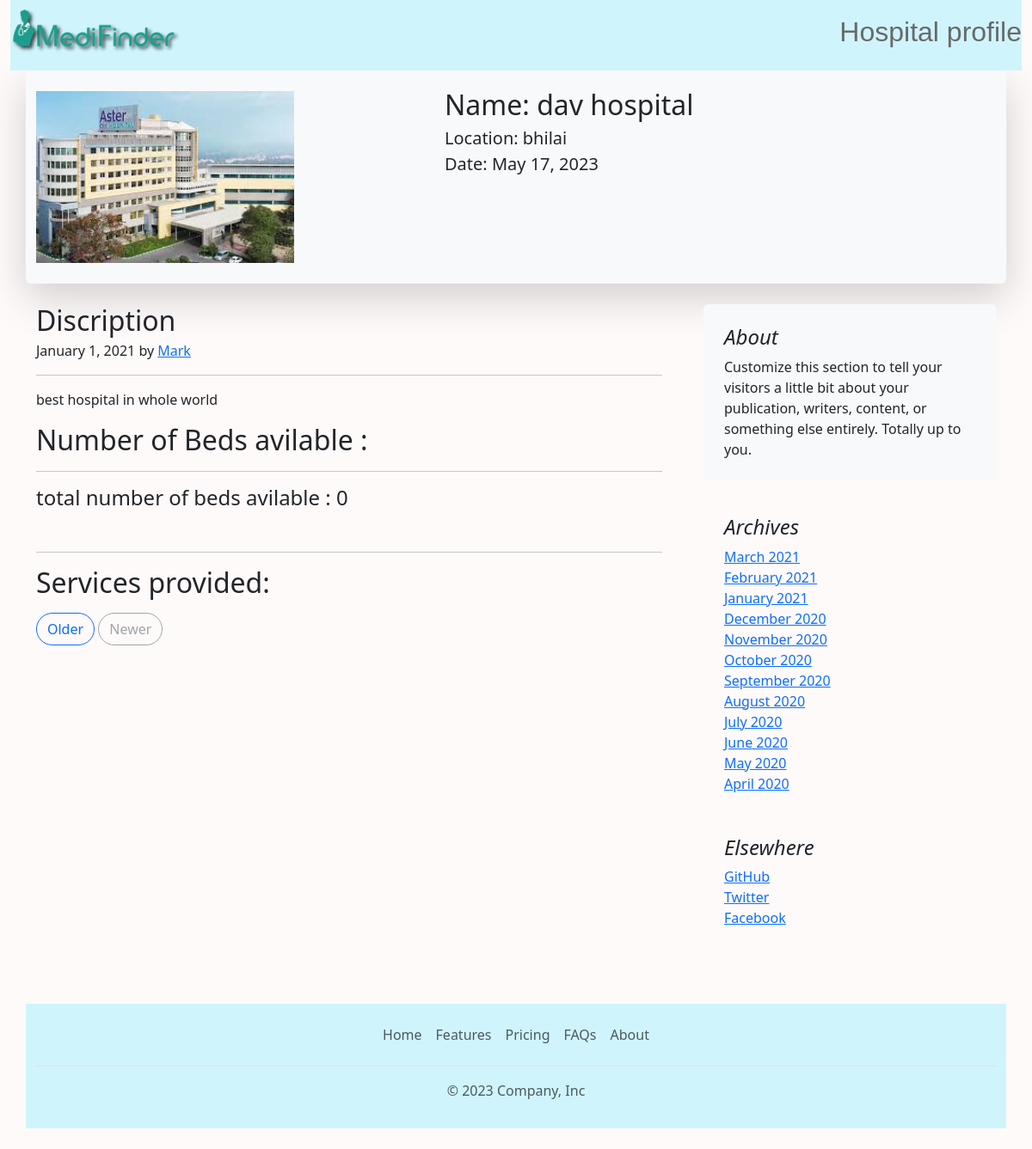
/hos_profile/3, run on the app's committed database.
### hospital/models.py (models this page shows, shortened)
class hos_list(models.Model):
    hos_name = models.CharField(max_length=50)
    location =models.CharField(max_length=50)
    desc = models.CharField(max_length=1000)
    date = models.DateField()
    image = models.ImageField(upload_to="hospital/images")
    services = models.CharField(max_length=1000,default="")
    contact = models.IntegerField(default=0)
    hos_beds = models.IntegerField(default=0)

### hospital/views.py (the view)
# urls.py: path('hos_profile/<int:id>',hos_profile, name='hos_profile'),
def hos_profile(request,id):
    hoslist = hos_list.objects.filter(id=id)
    return render(request,"hos_profile.html",{"hoslist":hoslist[0]})

### template/hos_profile.html (shortened to what this page needs)
<!doctype html>
<html lang="en">
  <head>
    <link href="https://cdn.jsdelivr.net/npm/bootstrap@5.3.0-alpha3/dist/css/bootstrap.min.css" rel="stylesheet">
  </head>
  <body style="background-color:snow  ;">
    {% load static %}
<div class="container-fluid">
    <nav class="navbar bg-info-subtle ">
      <img src="{% static 'mf2ds.png' %}" width="200" alt="">
      <h2 style="font-family: Verdana, Geneva, Tahoma, sans-serif; color: dimgray;"> Hospital profile</h2>
      </nav>
</div>
<div class="container py-4 bg-light shadow-lg rounded-2">
<div class="row featurette" >
    <div class="col-md-7 order-md-2 " >
      <h2 class="featurette-heading fw-normal lh-1">Name: {{hoslist.hos_name}} </h2>
      <p class="lead">Location: {{hoslist.location}} <br>Date: {{hoslist.date}} <br></p>
    </div>
    <div class="col-md-5 order-md-1">
      <img src="/media/{{hoslist.image}}" width="300" height="200" alt="">
    </div>
  </div>
</div>
<div class="container">
<div class="row g-5">
  <div class="col-md-8">
    <article class="blog-post py-4">
      <h2 class="blog-post-title mb-1">Discription</h2>
      <p class="blog-post-meta">January 1, 2021 by <a href="#">Mark</a></p>
      <hr>
      <p>{{hoslist.desc}}</p>
      <h2 class="blog-post-title mb-1">Number of Beds avilable :</h2>
      <hr>
      <h4>total number of beds avilable : {{hoslist.hos_beds}}</h4>
      <br>
      <hr>
      <h2 class="blog-post-title mb-1">Services provided:</h2>
    <nav class="blog-pagination" aria-label="Pagination">
      <a class="btn btn-outline-primary rounded-pill" href="#">Older</a>
      <a class="btn btn-outline-secondary rounded-pill disabled">Newer</a>
    </nav>
  </div>
  <div class="col-md-4 py-4">
    <div class="position-sticky" style="top: 2rem;">
      <div class="p-4 mb-3 bg-body-tertiary rounded">
        <h4 class="fst-italic">About</h4>
        <p class="mb-0">Customize this section to tell your visitors a little bit about your publication, writers, content, or something else entirely. Totally up to you.</p>
      </div>
      <div class="p-4">
        <h4 class="fst-italic">Archives</h4>
        <ol class="list-unstyled mb-0">
          <li><a href="#">March 2021</a></li>
          <li><a href="#">February 2021</a></li>
          <li><a href="#">January 2021</a></li>
          <li><a href="#">December 2020</a></li>
          <li><a href="#">November 2020</a></li>
          <li><a href="#">October 2020</a></li>
          <li><a href="#">September 2020</a></li>
          <li><a href="#">August 2020</a></li>
          <li><a href="#">July 2020</a></li>
          <li><a href="#">June 2020</a></li>
          <li><a href="#">May 2020</a></li>
          <li><a href="#">April 2020</a></li>
        </ol>
      </div>
      <div class="p-4">
        <h4 class="fst-italic">Elsewhere</h4>
        <ol class="list-unstyled">
          <li><a href="#">GitHub</a></li>
          <li><a href="#">Twitter</a></li>
          <li><a href="#">Facebook</a></li>
        </ol>
      </div>
    </div>
  </div>
</div>
</div>
<div class="container bg-info-subtle">
<footer class="py-3 my-4">
    <ul class="nav justify-content-center border-bottom pb-3 mb-3">
      <li class="nav-item"><a href="{% url 'home' %}" class="nav-link px-2 text-body-secondary">Home</a></li>
      <li class="nav-item"><a href="#" class="nav-link px-2 text-body-secondary">Features</a></li>
      <li class="nav-item"><a href="#" class="nav-link px-2 text-body-secondary">Pricing</a></li>
      <li class="nav-item"><a href="#" class="nav-link px-2 text-body-secondary">FAQs</a></li>
      <li class="nav-item"><a href="#" class="nav-link px-2 text-body-secondary">About</a></li>
    </ul>
    <p class="text-center text-body-secondary">© 2023 Company, Inc</p>
  </footer>
  </div>
  </body>
</html>

### data on the page
hos_list: hos_name "dav hospital", location "bhilai", date "May 17, 2023", image (picture), desc "best hospital in whole world", hos_beds "0"
